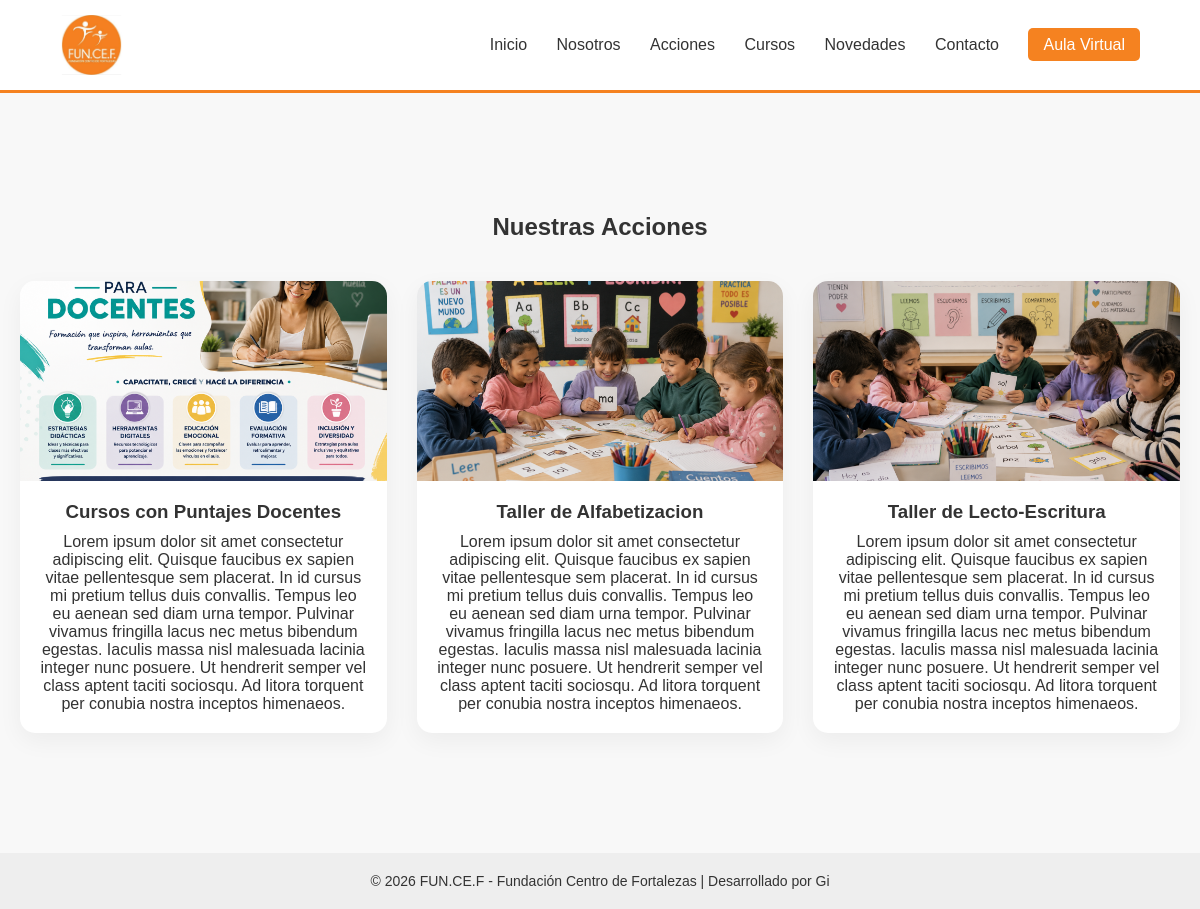
The app's page /servicios/ with its own data.
### web/models.py (models this page shows, shortened)
class Servicio(models.Model):
    titulo = models.CharField(max_length=200)
    descripcion = models.TextField()
    imagen = models.ImageField(upload_to='servicios/')
    orden = models.PositiveIntegerField(default=0)
    activo = models.BooleanField(default=True)
    class Meta:
        ordering = ['orden']

### web/views.py (the view)
# urls.py: path('servicios/', views.servicios, name='servicios'),
def servicios(request):
    servicios = Servicio.objects.filter(activo=True)
    return render(request, 'web/servicios.html', {
        'servicios': servicios
    })

### web/templates/web/servicios.html
{% extends 'web/base.html' %}
{% block content %}
<section class="servicios-container">
    <h1>Nuestras Acciones</h1>
    <div class="grid-servicios">
        {% for servicio in servicios %}
            <div class="card-servicio">
                <img src="{{ servicio.imagen.url }}" alt="{{ servicio.titulo }}">
                <h3>{{ servicio.titulo }}</h3>
                <p>{{ servicio.descripcion }}</p>
            </div>
        {% endfor %}
    </div>
</section>
{% endblock %}

### static/css/style.css (style rules this page uses)
* { margin: 0; padding: 0; box-sizing: border-box; }
body { font-family: Arial, Helvetica, sans-serif; background-color: #F8F8F8; color: #333333; }
.servicios-container { max-width: 1200px; margin: auto; padding: 60px 20px; text-align: center; }
.grid-servicios { display: grid; grid-template-columns: repeat(auto-fit, minmax(280px, 1fr)); gap: 30px; margin-top: 40px; }
.card-servicio { background: white; border-radius: 15px; overflow: hidden; box-shadow: 0 8px 25px rgba(0,0,0,0.05); transition: 0.3s ease; }
.card-servicio img { width: 100%; height: 200px; object-fit: cover; }
.card-servicio h3 { margin: 20px 0 10px 0; }
.card-servicio p { padding: 0 20px 20px 20px; }

### records on screen
Servicio: imagen (picture), titulo "Cursos con Puntajes Docentes", descripcion "Lorem ipsum dolor sit amet consectetur adipiscing elit. Quisque faucibus ex sapien vitae pellentesque sem placerat. In id cursus mi pretium tellus duis convallis. Tempus leo eu aenean sed diam urna tempor. Pulvinar vivamus fringilla lacus nec metus bibendum egestas. Iaculis massa nisl malesuada lacinia integer nunc posuere. Ut hendrerit semper vel class aptent taciti sociosqu. Ad litora torquent per conubia nostra inceptos himenaeos."
Servicio: imagen (picture), titulo "Taller de Alfabetizacion", descripcion "Lorem ipsum dolor sit amet consectetur adipiscing elit. Quisque faucibus ex sapien vitae pellentesque sem placerat. In id cursus mi pretium tellus duis convallis. Tempus leo eu aenean sed diam urna tempor. Pulvinar vivamus fringilla lacus nec metus bibendum egestas. Iaculis massa nisl malesuada lacinia integer nunc posuere. Ut hendrerit semper vel class aptent taciti sociosqu. Ad litora torquent per conubia nostra inceptos himenaeos."
Servicio: imagen (picture), titulo "Taller de Lecto-Escritura", descripcion "Lorem ipsum dolor sit amet consectetur adipiscing elit. Quisque faucibus ex sapien vitae pellentesque sem placerat. In id cursus mi pretium tellus duis convallis. Tempus leo eu aenean sed diam urna tempor. Pulvinar vivamus fringilla lacus nec metus bibendum egestas. Iaculis massa nisl malesuada lacinia integer nunc posuere. Ut hendrerit semper vel class aptent taciti sociosqu. Ad litora torquent per conubia nostra inceptos himenaeos."
